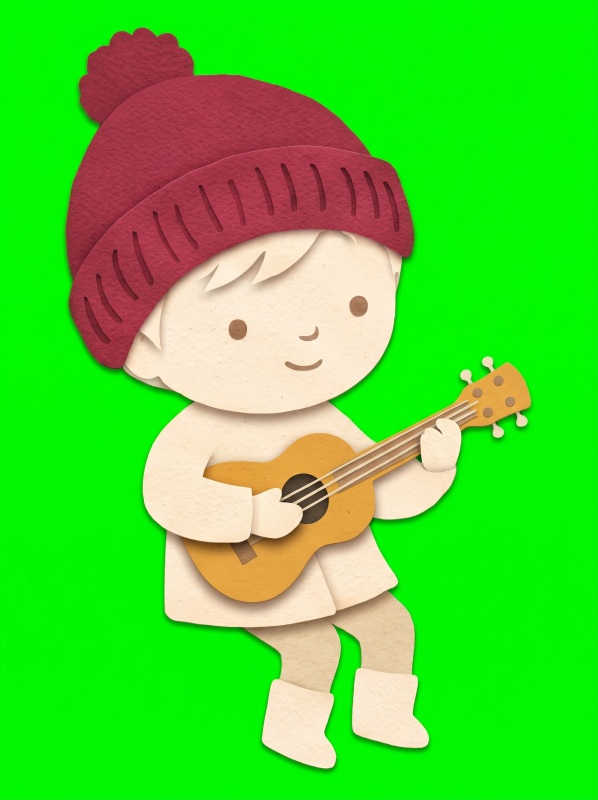
#> input picture projects/podstawy-ukulele/r1/kid-hold.png, 1792 x 2400 px, found by its file name (shown at 1/3 size)
$ python build.py
#> lines starting #> are read from the running program, lines starting #| are printed output that depends on the picture
import json, numpy as np, os, shutil
from PIL import Image
OUT='/home/user/MusicGames/ukulele-warmup/art/podstawy'
def crop(im,pad=8):
#> called with pad = 8
    b=im.getbbox(); x0,y0,x1,y1=b
#> after `b = im.getbbox()`: b = (0, 0, 1792, 2400)
#> after `x0, y0, x1, y1 = b`: x0 = 0; y0 = 0; x1 = 1792; y1 = 2400
    return im.crop((max(0,x0-pad),max(0,y0-pad),min(im.width,x1+pad),min(im.height,y1+pad)))
#> returned value is the input picture: PIL image 1792x2400 RGB; mean R, G, B 77, 211.1, 50.1
def fit(im,maxside):
#> called with maxside = 1024
    s=min(1,maxside/max(im.size)); return im.resize((round(im.width*s),round(im.height*s)),Image.LANCZOS) if s<1 else im
#> after `s = min(1, maxside / max(im.size))`: s = 0.427
#> after `return im.resize((round(im.width * s), round(im.height * s)), Image.LA`:
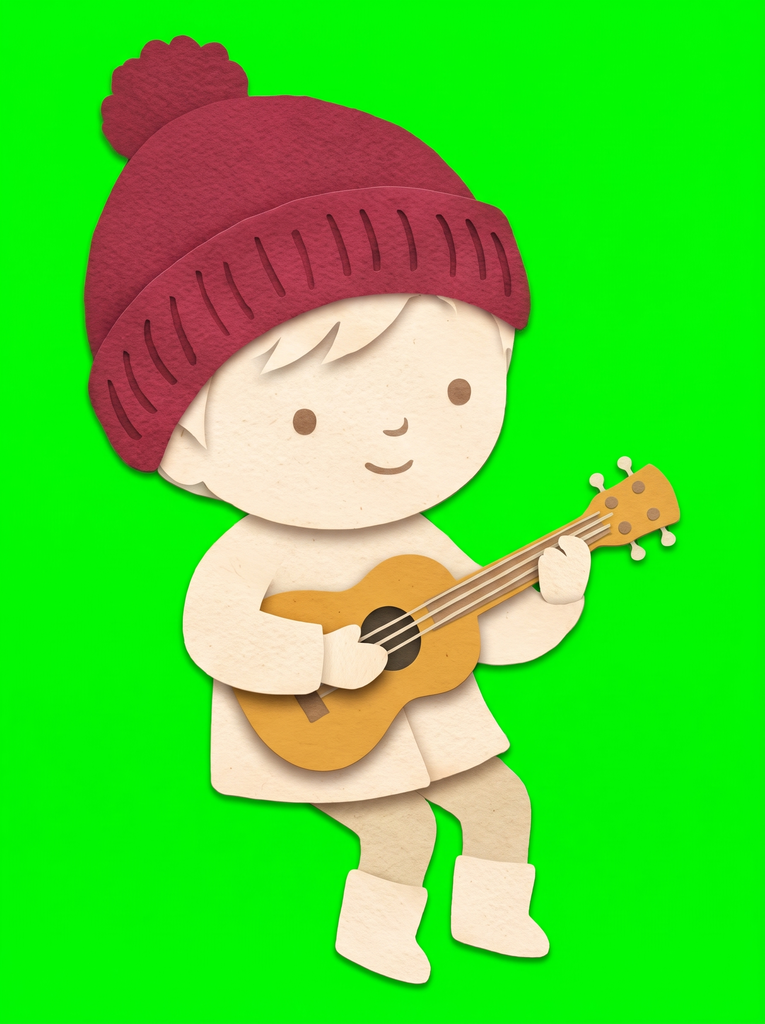
#> returned value: PIL image 765x1024 RGB; mean R, G, B 77, 211.1, 50.1
def clean(im):
    # kill green spill on soft edges, zero RGB under alpha 0
    a=np.array(im).astype(float); r,g,b,al=a[...,0],a[...,1],a[...,2],a[...,3]
    m=np.maximum(r,b); spill=(g>m)&(al<250); a[...,1]=np.where(spill,np.minimum(g,m+4),g)
    a[...,:3][al==0]=0
    return Image.fromarray(a.clip(0,255).astype('uint8'),'RGBA')
def save(im,name,q=86):
    p=f'{OUT}/{name}'; im.save(p,'WEBP',quality=q,method=6); return {'file':name,'w':im.width,'h':im.height,'kb':round(os.path.getsize(p)/1024,1)}
info={}
# stills
#> (the run stopped early here; a loop or call above may not have finished)
